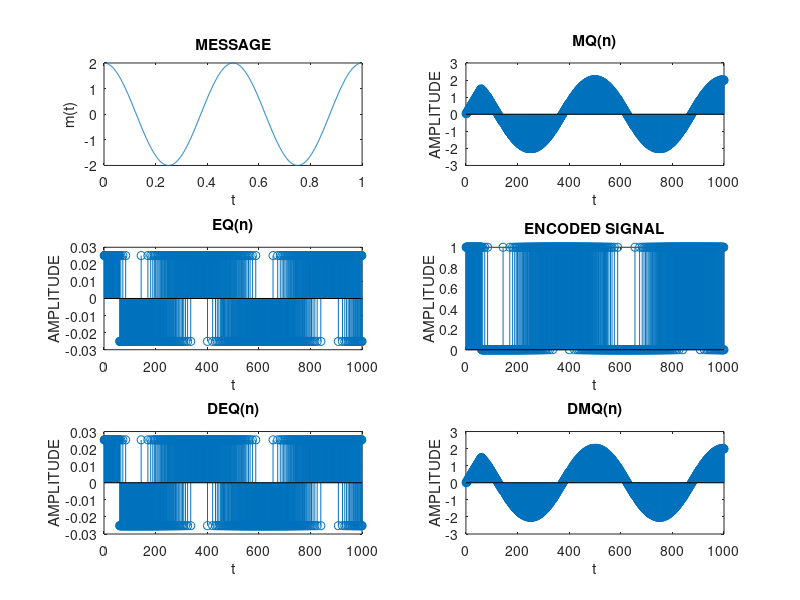
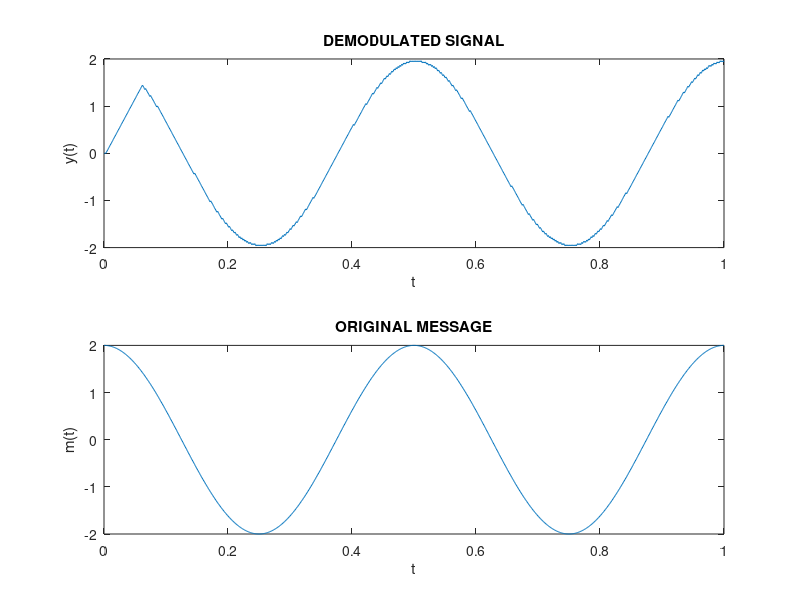

Write the MATLAB code that produced these figures, in order.
clc;
close all;
clear all;
t=linspace(0,1,1000);
Am=2;
Fm=2;
m=Am*cos(2*pi*Fm.*t);
Ts=0.001;
dm=(2*2*Fm*pi*sin(2*pi*Fm*t));
del=Ts*max(dm);
subplot(3,2,1);
plot(t,m);
xlabel('t');
ylabel('m(t)');
title('MESSAGE');
%calculation of eq(n), mq(n)::-
mq(1)=0;
e(1)=m(1);
eq(1)=del*sign(e(1));
for n=2:1000
    e(n)=m(n)-mq(n-1);
    eq(n)=del*sign(e(n));
    mq(n)=eq(n)+mq(n-1);
    mq(n-1)=mq(n);
end

subplot(3,2,2);
stem(mq);
xlabel('t');
ylabel('AMPLITUDE');
title('MQ(n)');

subplot(3,2,3);
stem(eq);
xlabel('t');
ylabel('AMPLITUDE');
title('EQ(n)');

%ENCODED PART:
for i=1:1000
    if eq(i)>=0
        encod(i)=1;
    else
        encod(i)=0;
    end
end
subplot(3,2,4);
stem(encod);
xlabel('t');
ylabel('AMPLITUDE');
title('ENCODED SIGNAL');

%demodulation part
for i=1:1000
    if encod(i)==1
        dem_del(i)=del;
    else
        dem_del(i)=-del;
    end
end
subplot(3,2,5);
stem(dem_del);
xlabel('t');
ylabel('AMPLITUDE');
title('DEQ(n)');


dmq(1)=0;
for i=2:1000
    dmq(i)=dem_del(i)+dmq(i-1);
    dmq(n-1)=dmq(i);
end

subplot(3,2,6);
stem(dmq);
xlabel('t');
ylabel('AMPLITUDE');
title('DMQ(n)');

%filter design & demodulated part
a=1;
W=2*pi*(Fm)/4.5;
n=-3:3;
b=(W/pi).*sinc(W*n);
y = filter(b,a,dmq); 
figure(2)
subplot(2,1,1);
plot(t,y);
%axis([0.2 1 -2 2]);
title('DEMODULATED SIGNAL');
xlabel('t');
ylabel('y(t)');
subplot(2,1,2);
plot(t,m);
%axis([0.2 1 -2 2]);
xlabel('t');
ylabel('m(t)');
title('ORIGINAL MESSAGE');

